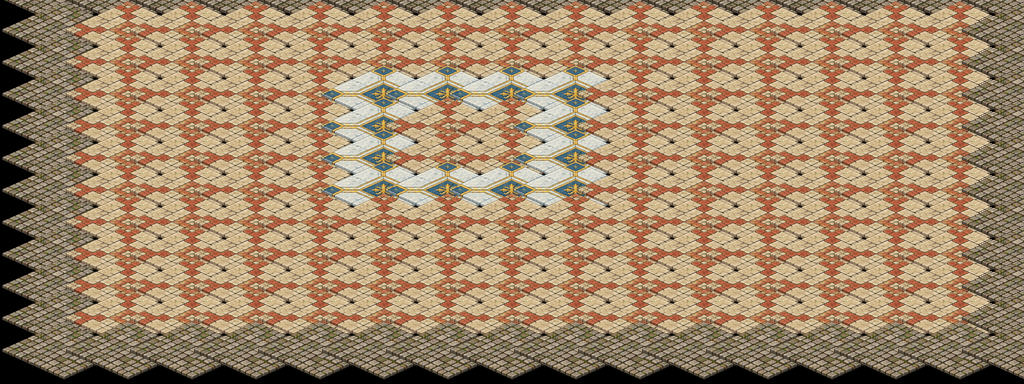

Rendered tile map (Tiled .tmx) drawn with the repository's tilesets; below, a short description and the full map source, tile grids included:
An orthogonal 16x12 tile map with 64x32 px tiles, 1 tile layer (Plaza).

<map version="1.10" tiledversion="1.10.2" orientation="orthogonal" renderorder="right-down" width="16" height="12" tilewidth="64" tileheight="32" infinite="0" nextlayerid="2" nextobjectid="1">
 <tileset firstgid="1" name="terreno_iso" tilewidth="128" tileheight="64" tilecount="40" columns="8">
  <image source="../textures/terreno_iso.png" width="1024" height="320" />
  <tile id="13"><properties><property name="collision" type="bool" value="true" /></properties></tile>
  <tile id="30"><properties><property name="collision" type="bool" value="true" /></properties></tile>
  <tile id="35"><properties><property name="collision" type="bool" value="true" /></properties></tile>
 </tileset>
 <layer id="1" name="Plaza" width="16" height="12">
  <data encoding="csv">
18,18,18,18,18,18,18,18,18,18,18,18,18,18,18,18,
18,19,19,19,19,19,19,19,19,19,19,19,19,19,19,18,
18,19,19,19,19,19,19,19,19,19,19,19,19,19,19,18,
18,19,19,19,19,20,20,20,20,19,19,19,19,19,19,18,
18,19,19,19,19,20,19,19,20,19,19,19,19,19,19,18,
18,19,19,19,19,20,19,19,20,19,19,19,19,19,19,18,
18,19,19,19,19,20,20,20,20,19,19,19,19,19,19,18,
18,19,19,19,19,19,19,19,19,19,19,19,19,19,19,18,
18,19,19,19,19,19,19,19,19,19,19,19,19,19,19,18,
18,19,19,19,19,19,19,19,19,19,19,19,19,19,19,18,
18,19,19,19,19,19,19,19,19,19,19,19,19,19,19,18,
18,18,18,18,18,18,18,18,18,18,18,18,18,18,18,18
  </data>
 </layer>
</map>
